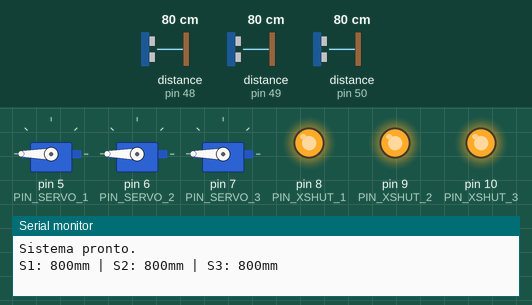
Simulated run of this program. Board: Arduino Uno, built with avr-gcc and run on an emulated ATmega328P. On the bench: 3 × servo, output pins drawn as LEDs (lit = HIGH), the last lines printed to the serial monitor. The inputs (shaded band) are chosen by the test bench; at power-on: distance to the obstacle (sensors on pin 48, pin 49, pin 50) 80 cm.

Above: at 1.2 s.
1.3 s: distance to the obstacle (sensor on pin 48) set to 2 cm
At 3.5 s:
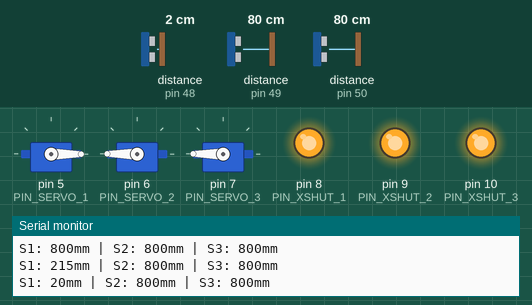
4.3 s: distance to the obstacle (sensor on pin 49) set to 2 cm
At 7.0 s:
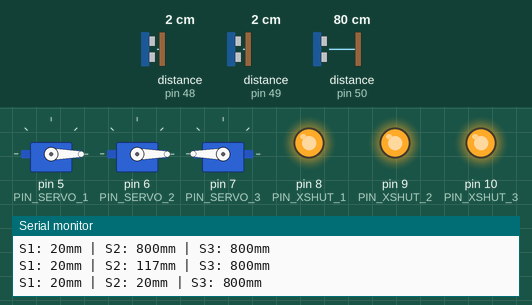
7.3 s: distance to the obstacle (sensor on pin 50) set to 2 cm
At 9.3 s:
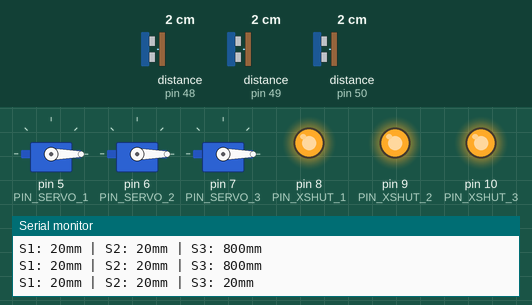
9.8 s: distance to the obstacle (sensor on pin 48) set to 18 cm
At 12.1 s:
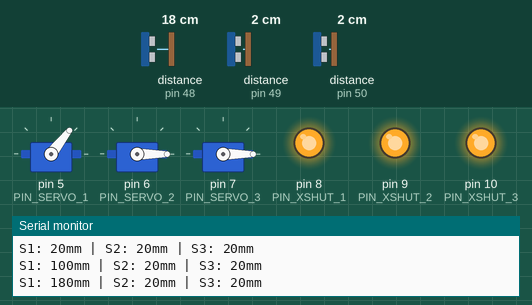
12.8 s: distance to the obstacle (sensor on pin 49) set to 18 cm
At 14.9 s:
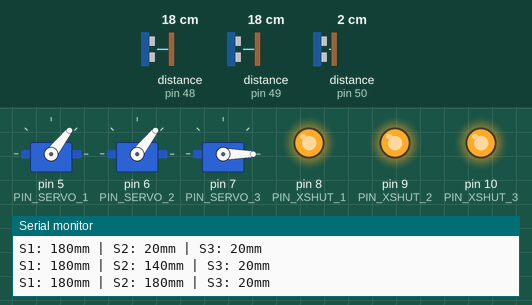
15.8 s: distance to the obstacle (sensor on pin 50) set to 18 cm
At 18.9 s:
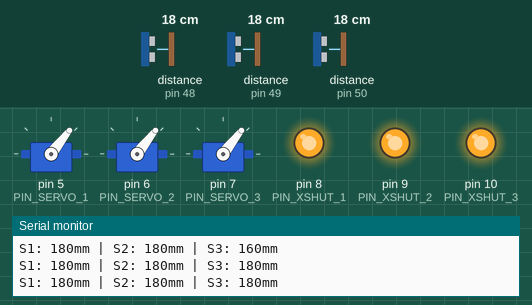
Timing chart, 0 to 19.8 s (numbered marks = the images above; inputs shaded):
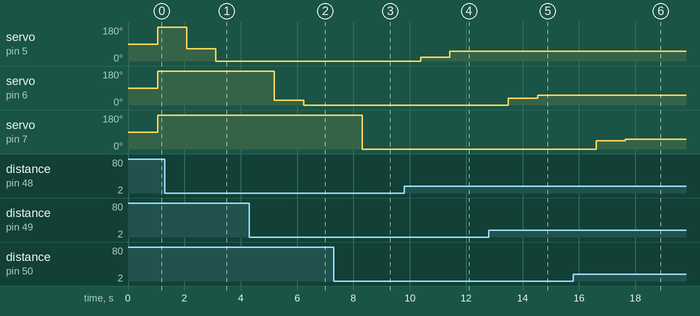

Measured:
- after the input at 1.3 s, servo on pin 5 (PIN_SERVO_1): 180° → 66° after 0.79 s, → 0° 1.0 s later
- after the input at 4.3 s, servo on pin 6 (PIN_SERVO_2): 180° → 26° after 0.90 s, → 0° 1.0 s later
- after the input at 7.3 s, servo on pin 7 (PIN_SERVO_3): 180° → 0° after 1.0 s
- after the input at 9.8 s, servo on pin 5 (PIN_SERVO_1): 0° → 20° after 0.58 s, → 52° 1.0 s later
- after the input at 12.8 s, servo on pin 6 (PIN_SERVO_2): 0° → 36° after 0.70 s, → 52° 1.0 s later
- after the input at 15.8 s, servo on pin 7 (PIN_SERVO_3): 0° → 44° after 0.81 s, → 52° 1.0 s later

The program:

main.cpp
```cpp
#include <Arduino.h>
#include <Wire.h>
#include <VL53L0X.h>
#include <Servo.h>

// Pinos de controle XSHUT dos sensores
#define PIN_XSHUT_1 8
#define PIN_XSHUT_2 9
#define PIN_XSHUT_3 10

// Pinos dos Servos (D5, D6, D7 via biblioteca Servo)
#define PIN_SERVO_1 5
#define PIN_SERVO_2 6
#define PIN_SERVO_3 7

// Novos enderecos I2C (o padrao de fabrica e 0x29)
#define ADDR_SENSOR_1 0x30
#define ADDR_SENSOR_2 0x31
#define ADDR_SENSOR_3 0x32

VL53L0X sensor1;
VL53L0X sensor2;
VL53L0X sensor3;

Servo servo1;
Servo servo2;
Servo servo3;

void setup() {
  Serial.begin(115200);
  Wire.begin();

  // Configura pinos XSHUT como saida
  pinMode(PIN_XSHUT_1, OUTPUT);
  pinMode(PIN_XSHUT_2, OUTPUT);
  pinMode(PIN_XSHUT_3, OUTPUT);

  // Coloca todos os sensores em estado de RESET (nivel baixo)
  digitalWrite(PIN_XSHUT_1, LOW);
  digitalWrite(PIN_XSHUT_2, LOW);
  digitalWrite(PIN_XSHUT_3, LOW);
  delay(10);

  // --- Inicializacao do Sensor 1 ---
  digitalWrite(PIN_XSHUT_1, HIGH);
  delay(10);
  sensor1.setTimeout(500);
  if (!sensor1.init()) {
    Serial.println(F("Falha ao iniciar Sensor 1"));
    while (1);
  }
  sensor1.setAddress(ADDR_SENSOR_1);

  // --- Inicializacao do Sensor 2 ---
  digitalWrite(PIN_XSHUT_2, HIGH);
  delay(10);
  sensor2.setTimeout(500);
  if (!sensor2.init()) {
    Serial.println(F("Falha ao iniciar Sensor 2"));
    while (1);
  }
  sensor2.setAddress(ADDR_SENSOR_2);

  // --- Inicializacao do Sensor 3 ---
  digitalWrite(PIN_XSHUT_3, HIGH);
  delay(10);
  sensor3.setTimeout(500);
  if (!sensor3.init()) {
    Serial.println(F("Falha ao iniciar Sensor 3"));
    while (1);
  }
  sensor3.setAddress(ADDR_SENSOR_3);

  // Inicia leitura continua em cada sensor
  sensor1.startContinuous();
  sensor2.startContinuous();
  sensor3.startContinuous();

  // Conecta os Servos
  servo1.attach(PIN_SERVO_1);
  servo2.attach(PIN_SERVO_2);
  servo3.attach(PIN_SERVO_3);

  Serial.println(F("Sistema pronto."));
}

void loop() {
  uint16_t d1 = sensor1.readRangeContinuousMillimeters();
  if (sensor1.timeoutOccurred()) { Serial.print(F("TIMEOUT S1 | ")); }

  uint16_t d2 = sensor2.readRangeContinuousMillimeters();
  if (sensor2.timeoutOccurred()) { Serial.print(F("TIMEOUT S2 | ")); }

  uint16_t d3 = sensor3.readRangeContinuousMillimeters();
  if (sensor3.timeoutOccurred()) { Serial.print(F("TIMEOUT S3 | ")); }

  // 1. ACUMULANDO AS LEITURAS (Média perfeita de 1 segundo)
  static unsigned long ultimoTempo = 0;
  static long somaD1 = 0, somaD2 = 0, somaD3 = 0;
  static int qtdLeituras = 0;

  somaD1 += d1;
  somaD2 += d2;
  somaD3 += d3;
  qtdLeituras++;

  // A cada 1000 milissegundos (1 segundo), calculamos a média e movemos os servos
  if (millis() - ultimoTempo >= 1000) {
    int mediaD1 = somaD1 / qtdLeituras;
    int mediaD2 = somaD2 / qtdLeituras;
    int mediaD3 = somaD3 / qtdLeituras;

    // Mapeia a distancia media (50mm a 500mm) para angulo do servo (0 a 180 graus)
    int angulo1 = map(constrain(mediaD1, 50, 500), 50, 500, 0, 180);
    int angulo2 = map(constrain(mediaD2, 50, 500), 50, 500, 0, 180);
    int angulo3 = map(constrain(mediaD3, 50, 500), 50, 500, 0, 180);

    // 2. APLICANDO ZONA MORTA (Deadband)
    static int ultimoAngulo1 = -1;
    static int ultimoAngulo2 = -1;
    static int ultimoAngulo3 = -1;

    // Aviso Servo 1 (360): o valor 90 para ele, mas a física exige um de 180 pra parar certo.
    if (abs(angulo1 - ultimoAngulo1) >= 2) {
      servo1.write(angulo1);
      ultimoAngulo1 = angulo1;
    }

    if (abs(angulo2 - ultimoAngulo2) >= 2) {
      servo2.write(angulo2);
      ultimoAngulo2 = angulo2;
    }

    if (abs(angulo3 - ultimoAngulo3) >= 2) {
      servo3.write(angulo3);
      ultimoAngulo3 = angulo3;
    }

    // Telemetria via Monitor Serial (impressa 1x por segundo)
    Serial.print(F("S1: ")); Serial.print(mediaD1); Serial.print(F("mm | "));
    Serial.print(F("S2: ")); Serial.print(mediaD2); Serial.print(F("mm | "));
    Serial.print(F("S3: ")); Serial.print(mediaD3); Serial.println(F("mm"));

    // Reseta os acumuladores para o próximo 1 segundo
    somaD1 = 0; somaD2 = 0; somaD3 = 0;
    qtdLeituras = 0;
    ultimoTempo = millis();
  }

  // O loop roda rápido (a cada ~30ms), colhendo várias medidas por segundo!
  delay(30);
}
```
